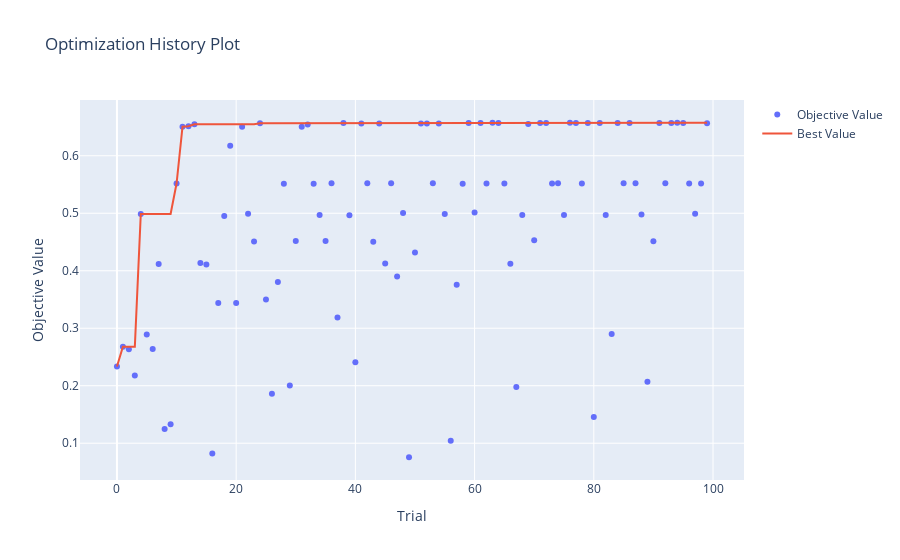

The notebook cell this image was saved under:
### Code cell
optuna.visualization.plot_optimization_history(study_ext)
